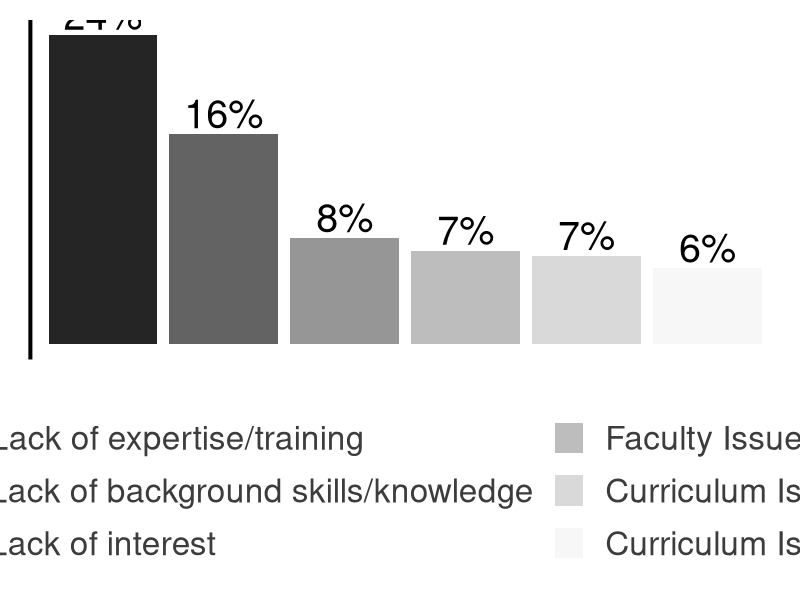
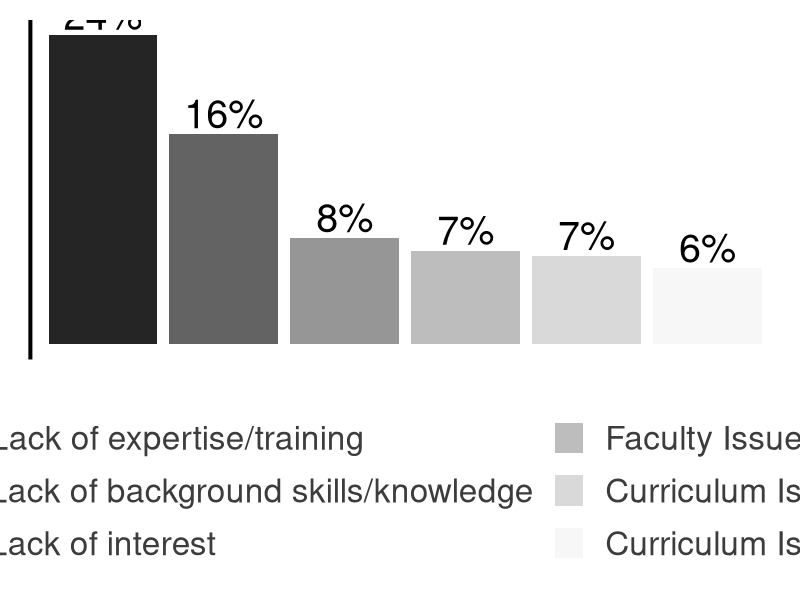

Write R code to recreate these figures, in order.
#Summary of  Most Commonly Reported Barriers by Category (n=1231)

# load required libraries
require(ggplot2)
require(tidyverse)
require(ggthemes)
require(scales)


total.scored.cols <- read_csv("../../../analysis_scripts/top5_plots/ouput_tables/scored_values.csv")
sample.size <- 1231


reds<- c("#F6001D","#B40015","#68000C","#68000C","#FB697A")
greens <- c("#2EDB00","#135B00","#219E00","#4AE821","#80EE64")
yellows <- c("#FFC300", "#BC9000", "#6C5300", "#FFCC24", "#FFDC6B")
blues <- c("#766FDF","#1A10BA", "#120B83", "#08044C", "#4037D2" )
greys <- c("#252525", 
           "#636363", 
           "#969696", 
           "#bdbdbd", 
           "#d9d9d9", 
           "#f7f7f7")
           


#plot q33 scored by itself

label.df.s.33 <- list("q1.Q33" = "Q33: What do you think are the most important challenges currently facing those educating\n undergraduate life scientists in bioinformatics?")

facet_labeller.score.33 <- function(variable,value){
  return(label.df.s.33[value])
  
}



# filter out Q33 and order for plotting
total.scored.cols <- total.scored.cols%>%
  filter(question == "q1.Q33")%>%
  filter(percentage >= 0.05)%>%
  group_by(question)%>%
  arrange(.,desc(percentage))

#adjust labels for clarity

total.scored.cols$barrier[total.scored.cols$barrier == "Faculty Issues: Expertise/training"] <- "Faculty Issues:  Lack of expertise/training"
total.scored.cols$barrier[total.scored.cols$barrier == "Faculty Issues: Time"] <- "Faculty Issues: Lack of time"
total.scored.cols$barrier[total.scored.cols$barrier == "Curriculum Issues: Lack of integration"] <- "Curriculum Issues: Communication difficulties"
  
total.scored.cols$barrier <- factor(total.scored.cols$barrier, levels = total.scored.cols$barrier[order(desc(total.scored.cols$percentage))])

color_values <- c(reds[1], greens[1:2], reds[2], blues[1:2])

total.scored.cols%>%
  ggplot()+
  aes(x = barrier, y=percentage, fill = barrier)+
  geom_bar(stat = "identity", position = "dodge")+
  facet_grid(~ question)+
  xlab("Scored barrier categories")+
  ylab("Percentage of respondents reporting barrier")+
  scale_fill_discrete(name="Barrier categories")+
  theme_fivethirtyeight(base_size = 30, base_family = "sans")+
  theme(panel.background = element_rect(fill = "white"))+
  theme(plot.background = element_rect(fill = "white"))+
  theme(legend.background = element_rect(fill = "white"))+
  theme(strip.text.y = element_blank())+
  theme(strip.background = element_blank(),strip.text.x = element_blank())+
  theme(axis.text.x = element_blank())+
  theme(axis.text.y = element_blank())+
  theme(legend.key.size = unit(1.5, 'lines'))+
  geom_text(aes(label = paste0(round(percentage *100), "%"), y = percentage),
            vjust =-.2, size = 10, color = "black")+
  scale_x_discrete(breaks = NULL)+
  guides(fill=guide_legend(ncol=2))+
  theme(axis.line.y = element_line(colour = "black"))+
  theme(axis.line.x = element_line(colour = "black"))+
  scale_fill_manual(values= greys, name= "Barriers")+
  theme(panel.grid.major=element_blank(),
        panel.grid.minor=element_blank())

  


ggsave( filename= "figure_02.png", 
        width = 18.8, 
        height = 10, 
        units = "in")





